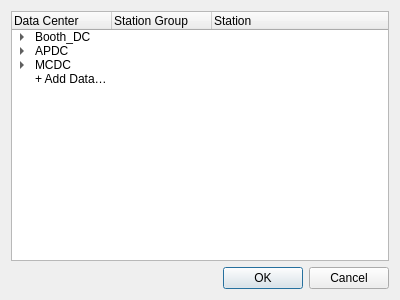
<?xml version="1.0" encoding="UTF-8"?>
<ui version="4.0">
 <class>Dialog</class>
 <widget class="QDialog" name="Dialog">
  <property name="geometry">
   <rect>
    <x>0</x>
    <y>0</y>
    <width>400</width>
    <height>300</height>
   </rect>
  </property>
  <property name="windowTitle">
   <string>Dialog</string>
  </property>
  <layout class="QVBoxLayout" name="verticalLayout_2">
   <item>
    <widget class="QTreeWidget" name="treeWidget">
     <column>
      <property name="text">
       <string>Data Center</string>
      </property>
     </column>
     <column>
      <property name="text">
       <string>Station Group</string>
      </property>
     </column>
     <column>
      <property name="text">
       <string>Station</string>
      </property>
     </column>
     <item>
      <property name="text">
       <string>Booth_DC</string>
      </property>
      <item>
       <property name="text">
        <string/>
       </property>
       <property name="text">
        <string>ACS_Stns</string>
       </property>
       <item>
        <property name="text">
         <string/>
        </property>
        <property name="text">
         <string/>
        </property>
        <property name="text">
         <string>AGLO00CAN0</string>
        </property>
       </item>
       <item>
        <property name="text">
         <string/>
        </property>
        <property name="text">
         <string/>
        </property>
        <property name="text">
         <string>NRC100CAN0</string>
        </property>
       </item>
       <item>
        <property name="text">
         <string/>
        </property>
        <property name="text">
         <string/>
        </property>
        <property name="text">
         <string>+ Add Station</string>
        </property>
       </item>
      </item>
      <item>
       <property name="text">
        <string/>
       </property>
       <property name="text">
        <string>Rgnl_Stns</string>
       </property>
       <item>
        <property name="text">
         <string/>
        </property>
        <property name="text">
         <string/>
        </property>
        <property name="text">
         <string>ALGO00CAN0</string>
        </property>
       </item>
       <item>
        <property name="text">
         <string/>
        </property>
        <property name="text">
         <string/>
        </property>
        <property name="text">
         <string>+ Add Station</string>
        </property>
       </item>
      </item>
      <item>
       <property name="text">
        <string/>
       </property>
       <property name="text">
        <string>BKG_Stns</string>
       </property>
       <item>
        <property name="text">
         <string/>
        </property>
        <property name="text">
         <string/>
        </property>
        <property name="text">
         <string>ALGO00CAN0</string>
        </property>
       </item>
       <item>
        <property name="text">
         <string/>
        </property>
        <property name="text">
         <string/>
        </property>
        <property name="text">
         <string>+ Add Station</string>
        </property>
       </item>
      </item>
      <item>
       <property name="text">
        <string/>
       </property>
       <property name="text">
        <string>+ Add Station Group</string>
       </property>
      </item>
     </item>
     <item>
      <property name="text">
       <string>APDC</string>
      </property>
      <item>
       <property name="text">
        <string/>
       </property>
       <property name="text">
        <string>ACS_Stns</string>
       </property>
       <item>
        <property name="text">
         <string/>
        </property>
        <property name="text">
         <string/>
        </property>
        <property name="text">
         <string>ALGO00CAN0</string>
        </property>
       </item>
       <item>
        <property name="text">
         <string/>
        </property>
        <property name="text">
         <string/>
        </property>
        <property name="text">
         <string>+ Add Station</string>
        </property>
       </item>
      </item>
      <item>
       <property name="text">
        <string/>
       </property>
       <property name="text">
        <string>Rgnl_Stns</string>
       </property>
       <item>
        <property name="text">
         <string/>
        </property>
        <property name="text">
         <string/>
        </property>
        <property name="text">
         <string>AGLO00CAN0</string>
        </property>
       </item>
       <item>
        <property name="text">
         <string/>
        </property>
        <property name="text">
         <string/>
        </property>
        <property name="text">
         <string>+ Add Station</string>
        </property>
       </item>
      </item>
      <item>
       <property name="text">
        <string/>
       </property>
       <property name="text">
        <string>+ Add Station Group</string>
       </property>
      </item>
     </item>
     <item>
      <property name="text">
       <string>MCDC</string>
      </property>
      <item>
       <property name="text">
        <string/>
       </property>
       <property name="text">
        <string>ACS_Stns</string>
       </property>
       <item>
        <property name="text">
         <string/>
        </property>
        <property name="text">
         <string/>
        </property>
        <property name="text">
         <string>ALGO00CAN0</string>
        </property>
       </item>
       <item>
        <property name="text">
         <string/>
        </property>
        <property name="text">
         <string/>
        </property>
        <property name="text">
         <string>+ Add Station</string>
        </property>
       </item>
      </item>
      <item>
       <property name="text">
        <string/>
       </property>
       <property name="text">
        <string>+ Add Station Group</string>
       </property>
      </item>
     </item>
     <item>
      <property name="text">
       <string>+ Add Data Center</string>
      </property>
     </item>
    </widget>
   </item>
   <item>
    <widget class="QDialogButtonBox" name="buttonBox">
     <property name="orientation">
      <enum>Qt::Horizontal</enum>
     </property>
     <property name="standardButtons">
      <set>QDialogButtonBox::Cancel|QDialogButtonBox::Ok</set>
     </property>
    </widget>
   </item>
  </layout>
 </widget>
 <resources/>
 <connections>
  <connection>
   <sender>buttonBox</sender>
   <signal>accepted()</signal>
   <receiver>Dialog</receiver>
   <slot>accept()</slot>
   <hints>
    <hint type="sourcelabel">
     <x>248</x>
     <y>254</y>
    </hint>
    <hint type="destinationlabel">
     <x>157</x>
     <y>274</y>
    </hint>
   </hints>
  </connection>
  <connection>
   <sender>buttonBox</sender>
   <signal>rejected()</signal>
   <receiver>Dialog</receiver>
   <slot>reject()</slot>
   <hints>
    <hint type="sourcelabel">
     <x>316</x>
     <y>260</y>
    </hint>
    <hint type="destinationlabel">
     <x>286</x>
     <y>274</y>
    </hint>
   </hints>
  </connection>
 </connections>
</ui>
